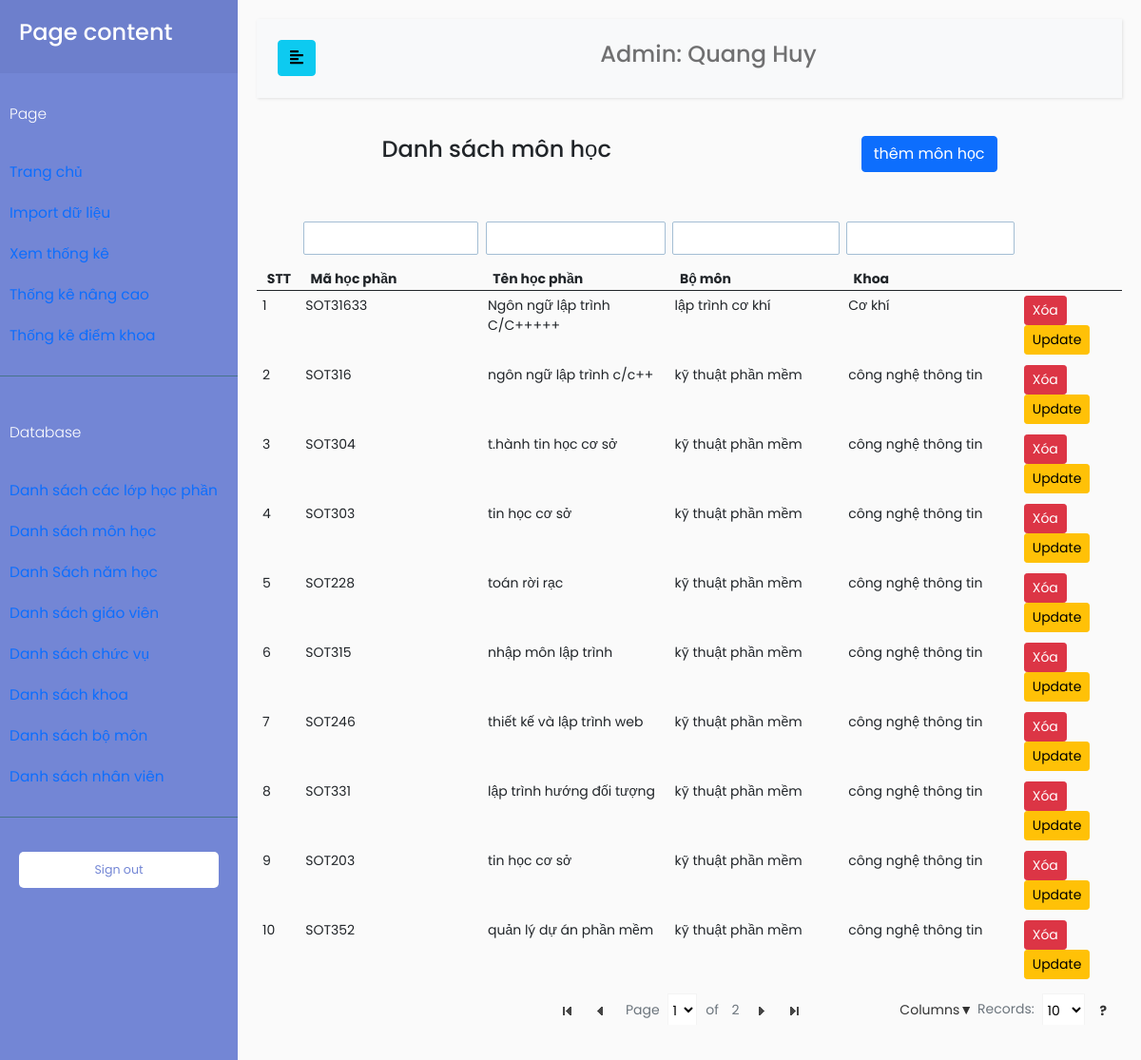
/index.php?TenChucVu=admin&page=DBMonHoc (signed in), run on the app's committed database.
### tables this page shows
CREATE TABLE `nhanvien` (
  `MaNhanVien` varchar(100) NOT NULL,
  `TenNhanVien` varchar(100) NOT NULL,
  `MatKhau` varchar(100) NOT NULL,
  `MaChucVu` int(11) NOT NULL
);

CREATE TABLE `hocphan` (
  `MaHocPhan` int(11) NOT NULL,
  `MaBoMon` int(11) NOT NULL,
  `MaKhoa` int(11) NOT NULL,
  `TenHocPhan` varchar(100) NOT NULL,
  `MaDuLieuHocPhan` varchar(100) NOT NULL
);

CREATE TABLE `bomon` (
  `MaBoMon` int(11) NOT NULL,
  `MaKhoa` int(11) NOT NULL,
  `TenBoMon` varchar(100) NOT NULL
);

CREATE TABLE `khoa` (
  `MaKhoa` int(11) NOT NULL,
  `TenKhoa` varchar(100) NOT NULL
);

### database/DBController.php (called while the page is built, shortened)
<?php
class DBController
{
    protected $host = 'localhost';
    protected $user = 'root';
    protected $password = '';
    protected $database = 'quanlydanhgia';
    public function __construct()
    {
        $this->con = mysqli_connect($this->host, $this->user, $this->password, $this->database);
    }
}

### function.php (called while the page is built, shortened)
<?php
require('database/DBController.php');
require('database/Account.php');
require('database/InfoSmallTable.php');
$db = new DBController();
$account = new Account($db);
$infoSmallTable = new InfoSmallTable($db);

### database/Account.php (called while the page is built, shortened)
<?php
class Account
{
    public $db = null;
    public function __construct(DBController $db)
    {
        $this->db = $db;
    }
    public function getTenNhanVien($userID, $table = 'giaovien', $key = 'MaGiaoVien')
    {
        $result = $this->db->con->query("SELECT TenNhanVien FROM $table as tb JOIN chucvu on tb.MaChucVu = chucvu.MaChucVu WHERE $key = '{$userID}'");
        $resultArray = array();
        if ($result->num_rows > 0) {
            while ($row = $result->fetch_assoc()) {
                $resultArray[] = $row;
            }
        }
        return $resultArray[0]['TenNhanVien'];
    }
}

### database/InfoSmallTable.php (called while the page is built, shortened)
<?php
class InfoSmallTable
{
    public $db = null;
    public function __construct(DBController $db)
    {
        $this->db = $db;
    }
    public function getThongTinBang($table = 'Khoa')
    {
        $result = $this->db->con->query("SELECT * FROM {$table}");
        $resultArr = array();
        while ($row = mysqli_fetch_array($result, MYSQLI_ASSOC)) {
            $resultArr[] = $row;
        }
        return $resultArr;
    }
    public function getThongTinHocPhan($maHocPhan, $noiDung = 'TenHocPhan')
    {
        $result = $this->db->con->query("SELECT $noiDung FROM HocPhan WHERE MaHocPhan = '{$maHocPhan}'");
        $resultArr = array();
        while ($row = mysqli_fetch_array($result, MYSQLI_ASSOC)) {
            $resultArr[] = $row;
        }
        return $resultArr[0][$noiDung];
    }
    public function getThongTinBoMon($maBoMon, $thongTin = 'TenBoMon')
    {
        $result = $this->db->con->query("SELECT * FROM BoMon WHERE MaBoMon = '{$maBoMon}'");
        $resultArr = array();
        while ($row = mysqli_fetch_array($result, MYSQLI_ASSOC)) {
            $resultArr[] = $row;
        }
        return $resultArr[0][$thongTin];
    }
    public function getTenKhoa($maKhoa)
    {
        $result = $this->db->con->query("SELECT TenKhoa FROM Khoa WHERE MaKhoa = '{$maKhoa}'");
        $resultArr = array();
        while ($row = mysqli_fetch_array($result, MYSQLI_ASSOC)) {
            $resultArr[] = $row;
        }
        return $resultArr[0]['TenKhoa'];
    }
}

### page/admin/DBControl/DBMonHoc.php (the view, shortened to what this page needs)
<?php
if ($_GET["TenChucVu"] === 'admin') {
    $stt = 1;
    $boMon = $infoSmallTable->getThongTinBang("HocPhan");
}
?>
<div>
    <div class="pb-5 d-flex justify-content-around">
        <div>
            <h4>Danh sách môn học</h4>
        </div>
        <div><a href="index.php?TenChucVu=<?php echo $tenChucVu; ?>&page=themMonHoc" class="btn btn-primary">thêm môn học</a></div>
    </div>
    <table class="tfilter table table-hover">
        <thead>
            <tr>
                <th>STT</th>
                <th>Mã học phần</th>
                <th>Tên học phần</th>
                <th>Bộ môn</th>
                <th>Khoa</th>
                <th colspan="2"></th>
            </tr>
        </thead>
        <tbody>
            <?php foreach ($boMon as $item) : ?>
                <form action="" method="post">
                    <tr>
                        <td>
                            <?php
                            echo $stt;
                            $stt++;
                            ?>
                        </td>
                        <td>
                            <?php
                            echo $item['MaDuLieuHocPhan'];
                            ?>
                        </td>
                        <td>
                            <?php
                            echo $item['TenHocPhan'];
                            ?>
                        </td>
                        <td>
                            <?php
                            $maBoMon = $infoSmallTable->getThongTinHocPhan($item['MaHocPhan'], 'MaBoMon');
                            $tenBoMon = $infoSmallTable->getThongTinBoMon($maBoMon, 'TenBoMon');
                            echo $tenBoMon;
                            ?>
                        </td>
                        <td>
                            <?php
                            $maKhoa = $infoSmallTable->getThongTinBoMon($maBoMon, 'MaKhoa');
                            $tenKhoa = $infoSmallTable->getTenKhoa($maKhoa);
                            echo $tenKhoa;
                            ?>
                        </td>
                        <td>
                            <input type="submit" class="btn btn-sm btn-danger" name="submitXoa" value="Xóa">
                            <a href="index.php?TenChucVu=<?php echo $tenChucVu; ?>&page=updateMonHoc&MaHocPhan=<?php echo $item['MaHocPhan']; ?>" class="btn btn-sm btn-warning">Update</a>
                        </td>
                    </tr>
                </form>
            <?php endforeach; ?>
        </tbody>
    </table>
</div>

### index.php (shortened to what this page needs)
<!doctype html>
<html lang="en">
<head>
    <link href="https://cdn.jsdelivr.net/npm/bootstrap@5.0.0-beta3/dist/css/bootstrap.min.css" rel="stylesheet">
    <link rel="stylesheet" href="//code.jquery.com/ui/1.12.1/themes/base/jquery-ui.css">
    <link href="https://ajax.googleapis.com/ajax/libs/jqueryui/1.12.1/themes/base/jquery-ui.css" rel="stylesheet" type="text/css" />
    <link href="css/dashboard.css" rel="stylesheet">
    <link href="css/customTable.css" rel="stylesheet">
    <link rel="stylesheet" href="css/sidebar.css">
</head>
<?php
require('function.php');
if ($_GET["TenChucVu"]) {
    $tenChucVu = $_GET["TenChucVu"];
}
if (isset($_GET["page"])) {
    $page = $_GET["page"];
}
$tenGiaoVien = NULL;
if ($tenChucVu === 'admin' || $tenChucVu === 'nhanvien') {
    if ($tenChucVu === 'admin') {
        $tenCV = "Admin";
    }
    $tenGiaoVien = $account->getTenNhanVien($_SESSION['MaDangNhap'], 'NhanVien', 'MaNhanVien');
}
?>
<body>
    <div class="wrapper">
        <nav id="sidebar">
            <div class="sidebar-header">
                <h4>Page content</h4>
            </div>
            <ul class="list-unstyled components">
                <p>Page</p>
                <li class="nav-item">
                    <a class="nav-link active" aria-current="page" href="index.php?TenChucVu=<?php echo $tenChucVu; ?>">
                        Trang chủ
                    </a>
                </li>
                <?php if ($tenChucVu === 'admin') : ?>
                    <li class="nav-item">
                        <a class="nav-link" href="index.php?TenChucVu=<?php echo $tenChucVu; ?>&page=data">
                            Import dữ liệu
                        </a>
                    </li>
                    <li class="nav-item">
                        <a class="nav-link" href="index.php?TenChucVu=<?php echo $tenChucVu; ?>&page=calculate">
                            Xem thống kê
                        </a>
                    </li>
                    <li class="nav-item">
                        <a class="nav-link" href="index.php?TenChucVu=<?php echo $tenChucVu; ?>&page=thongkenangcao">
                            Thống kê nâng cao
                        </a>
                    </li>
                <?php endif; ?>
                <?php if ($tenChucVu === 'truongkhoa' || $tenChucVu === 'admin') : ?>
                    <li class="nav-item">
                        <a href="index.php?TenChucVu=<?php echo $tenChucVu; ?>&page=ThongKeDiemKhoa" class=" nav-link">Thống kê điểm khoa</a>
                    </li>
                <?php endif; ?>
            </ul>
            <?php if ($tenChucVu === 'admin') : ?>
                <ul class="list-unstyled components">
                    <p>Database</p>
                    <li class="nav-item">
                        <a href="index.php?TenChucVu=<?php echo $tenChucVu; ?>&page=DBlopHocPhan" class=" nav-link">Danh sách các lớp học phần</a>
                    </li>
                    <li class="nav-item">
                        <a href="index.php?TenChucVu=<?php echo $tenChucVu; ?>&page=DBMonHoc" class=" nav-link">Danh sách môn học</a>
                    </li>
                    <li>
                        <a href="index.php?TenChucVu=<?php echo $tenChucVu; ?>&page=DBNamHoc" class=" nav-link">Danh Sách năm học</a>
                    </li>
                    <li class="nav-item">
                        <a href="index.php?TenChucVu=<?php echo $tenChucVu; ?>&page=DBGiaoVien" class=" nav-link">Danh sách giáo viên</a>
                    </li>
                    <li class="nav-item">
                        <a href="index.php?TenChucVu=<?php echo $tenChucVu; ?>&page=DBChucVu" class=" nav-link">Danh sách chức vụ</a>
                    </li>
                    <li class="nav-item">
                        <a href="index.php?TenChucVu=<?php echo $tenChucVu; ?>&page=DBKhoa" class=" nav-link">Danh sách khoa</a>
                    </li>
                    <li class="nav-item">
                        <a href="index.php?TenChucVu=<?php echo $tenChucVu; ?>&page=DBBoMon" class=" nav-link">Danh sách bộ môn</a>
                    </li>
                    <li class="nav-item">
                        <a href="index.php?TenChucVu=<?php echo $tenChucVu; ?>&page=DBNhanVien" class=" nav-link">Danh sách nhân viên</a>
                    </li>
                </ul>
            <?php endif; ?>
            <ul class="list-unstyled CTAs">
                <li>
                    <a href="login.php" class="download">Sign out </a>
                </li>
            </ul>
        </nav>
        <div id="content">
            <nav class="navbar navbar-expand-lg navbar-light bg-light">
                <div class="container-fluid">
                    <button type="button" id="sidebarCollapse" class="btn btn-info">
                        <i class="fas fa-align-left"></i>
                    </button>
                    <div class="collapse navbar-collapse" id="navbarSupportedContent">
                        <ul class="nav navbar-nav m-auto">
                            <li class="nav-item">
                                <h4><a class="nav-link" href="#"><?php echo $tenCV . ": " . $tenGiaoVien; ?></a></h4>
                            </li>
                        </ul>
                    </div>
                </div>
            </nav>
            <?php
            if (isset($page)) {
                switch ($page) {
                    case 'DBMonHoc':
                        include('page/admin/DBControl/DBMonHoc.php');
                        break;
                }
            }
            ?>
        </div>
    </div>
</body>
</html>

### css/dashboard.css (style rules this page uses)
body { font-size: .875rem; }

### css/sidebar.css (style rules this page uses)
body { font-family: 'Poppins', sans-serif; background: #fafafa; }
p { font-family: 'Poppins', sans-serif; font-size: 1.1em; font-weight: 300; line-height: 1.7em; color: #999; }
a, a:hover, a:focus { color: inherit; text-decoration: none; transition: all 0.3s; }
.navbar { padding: 15px 10px; background: #fff; border: none; border-radius: 0; margin-bottom: 40px; box-shadow: 1px 1px 3px rgba(0, 0, 0, 0.1); }
.wrapper { display: flex; width: 100%; align-items: stretch; }
#sidebar { min-width: 250px; max-width: 250px; background: #7386D5; color: #fff; transition: all 0.3s; }
#sidebar .sidebar-header { padding: 20px; background: #6d7fcc; }
#sidebar ul.components { padding: 20px 0; border-bottom: 1px solid #47748b; }
#sidebar ul p { color: #fff; padding: 10px; }
#sidebar ul li a { padding: 10px; font-size: 1.1em; display: block; }
ul.CTAs { padding: 20px; }
ul.CTAs a { text-align: center; font-size: 0.9em !important; display: block; border-radius: 5px; margin-bottom: 5px; }
a.download { background: #fff; color: #7386D5; }
#content { width: 100%; padding: 20px; min-height: 100vh; transition: all 0.3s; }

### js/tablefilter/style/tablefilter.css (style rules this page uses)
table.TF { font-family:inherit;border-spacing:0;border:0; }
table.TF th { height:35px;margin:0;background-color:#eaeaea;border-bottom:1px solid #ccc;border-top:1px solid #f4f4f4;border-left:1px solid #ccc;border-right:1px solid #f4f4f4;padding:.1em .7em;color:#333; }
table.TF th:last-child { border-right:1px solid #ccc }
table.TF td { margin:0;padding:.5em .7em;border-bottom:1px solid #c6c6c6;text-overflow:ellipsis }

### js/tablefilter/style/themes/transparent/transparent.css (style rules this page uses)
table.TF { padding:0;color:inherit;border-right:1px solid transparent;border-top:1px solid transparent;border-left:1px solid transparent;border-bottom:0; }
table.TF th { margin:0;color:inherit;background-color:transparent;border-color:transparent;border-width:1px;border-style:solid; }
table.TF th:last-child { border-right:1px solid transparent }
table.TF td { margin:0;padding:5px;color:inherit;border-bottom:1px solid transparent;border-left:0;border-top:0;border-right:0 }

### data on the page
nhanvien: TenNhanVien "Quang Huy"
hocphan: MaDuLieuHocPhan "SOT31633", TenHocPhan "Ngôn ngữ lập trình C/C+++++", tenBoMon "lập trình cơ khí", MaBoMon.TenKhoa "Cơ khí"
hocphan: MaDuLieuHocPhan "SOT316", TenHocPhan "ngôn ngữ lập trình c/c++", tenBoMon "kỹ thuật phần mềm", MaBoMon.TenKhoa "công nghệ thông tin"
hocphan: MaDuLieuHocPhan "SOT304", TenHocPhan "t.hành tin học cơ sở", tenBoMon "kỹ thuật phần mềm", MaBoMon.TenKhoa "công nghệ thông tin"
hocphan: MaDuLieuHocPhan "SOT303", TenHocPhan "tin học cơ sở", tenBoMon "kỹ thuật phần mềm", MaBoMon.TenKhoa "công nghệ thông tin"
hocphan: MaDuLieuHocPhan "SOT228", TenHocPhan "toán rời rạc", tenBoMon "kỹ thuật phần mềm", MaBoMon.TenKhoa "công nghệ thông tin"
hocphan: MaDuLieuHocPhan "SOT315", TenHocPhan "nhập môn lập trình", tenBoMon "kỹ thuật phần mềm", MaBoMon.TenKhoa "công nghệ thông tin"
hocphan: MaDuLieuHocPhan "SOT246", TenHocPhan "thiết kế và lập trình web", tenBoMon "kỹ thuật phần mềm", MaBoMon.TenKhoa "công nghệ thông tin"
hocphan: MaDuLieuHocPhan "SOT331", TenHocPhan "lập trình hướng đối tượng", tenBoMon "kỹ thuật phần mềm", MaBoMon.TenKhoa "công nghệ thông tin"
hocphan: MaDuLieuHocPhan "SOT203", TenHocPhan "tin học cơ sở", tenBoMon "kỹ thuật phần mềm", MaBoMon.TenKhoa "công nghệ thông tin"
hocphan: MaDuLieuHocPhan "SOT352", TenHocPhan "quản lý dự án phần mềm", tenBoMon "kỹ thuật phần mềm", MaBoMon.TenKhoa "công nghệ thông tin"

### other printed values
$tenCV "Admin"
